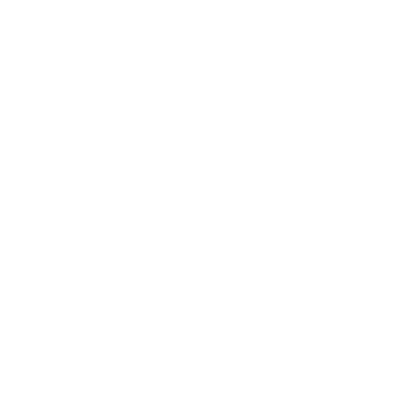
Frame 1 (no input)
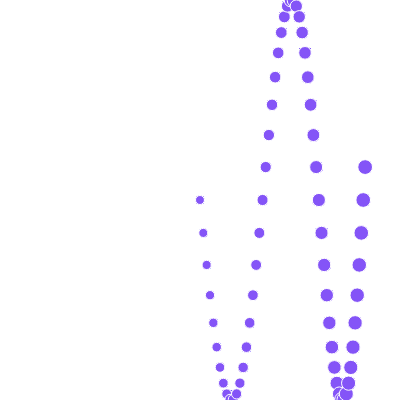
Frame 60 (no input)
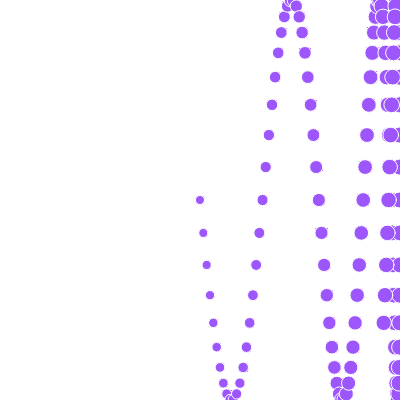
Frame 120 (the mouse pressed at the canvas centre since frame 60)

The p5.js sketch that drew these frames (run headless with seeded random() and noise() and a simulated clock; from frame 60 on, the mouse is pressed at the canvas centre):

// p5.js sketch
// ── sketch.js
var waveLengthOne = 38.0;
var waveLengthTwo = 375.0;
var pointCount = 0;
var angle = 0.0;
var amplitude = 200;
var colorFrom, colorTo, lerpAmt = 0;

function setup(){
  createCanvas(400,400);
   colorMode(HSB,360,100,100);
   colorFrom = color(144,66,66);
   colorTo = color(270,66,100);
}

function draw(){
  if(pointCount > 10000){
    noLoop();
  }
  noFill();
  strokeWeight(1);
  stroke(222);
  var lerpedColor = lerpColor(colorFrom, colorTo, lerpAmt);
  fill(lerpedColor);
  lerpAmt = map(sin(angle), -1, 1, 0, 1);
  translate(width/2, height/2);
  
beginShape();
  for(var i=0; i < pointCount; i++){
  angle = i / waveLengthOne * TWO_PI;
  var y = sin(angle)* amplitude;
  
  angle = i / waveLengthTwo * TWO_PI;
  var x = sin(angle)* amplitude;
  var diameter = map(sin(angle),-1,1,2,16);
  ellipse(x,y, diameter, diameter); 
  }
endShape();
pointCount++;
}
